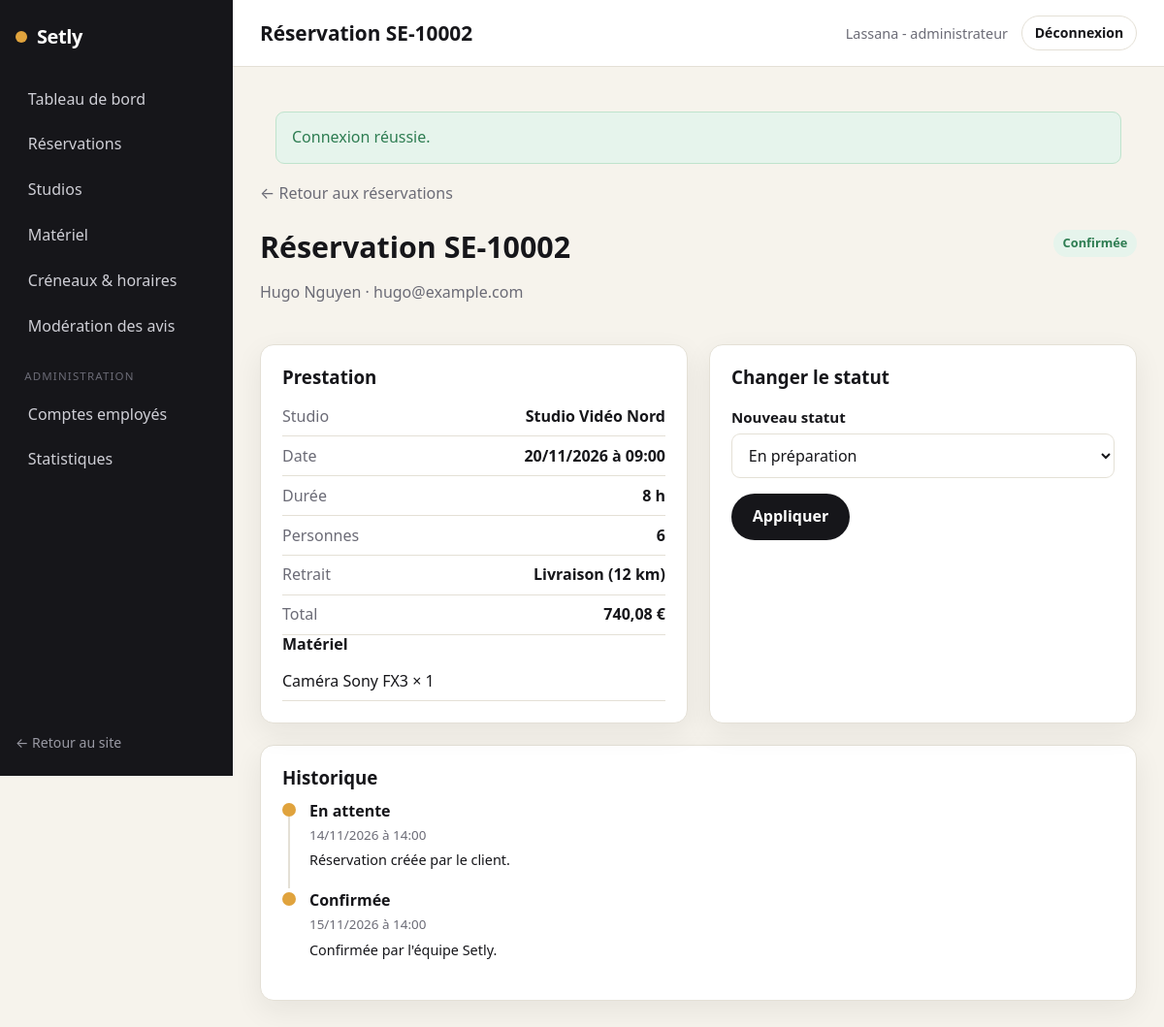
/back-office/reservation/2 (signed in), run on the app's committed database.
### tables this page shows
CREATE TABLE reservation (
    id_reservation      INT AUTO_INCREMENT PRIMARY KEY,
    id_utilisateur      INT NOT NULL,
    id_studio           INT NOT NULL,
    reference           VARCHAR(20) NOT NULL UNIQUE,
    date_tournage       DATE NOT NULL,
    heure_debut         TIME NOT NULL,
    duree_heures        INT NOT NULL,
    nb_personnes        INT NOT NULL,
    mode_retrait        VARCHAR(20) NOT NULL DEFAULT 'sur_place',
    livraison_km        INT NOT NULL DEFAULT 0,
    prix_studio_cents   INT NOT NULL,
    reduction_cents     INT NOT NULL DEFAULT 0,
    prix_materiel_cents INT NOT NULL DEFAULT 0,
    livraison_cents     INT NOT NULL DEFAULT 0,
    total_cents         INT NOT NULL,
    statut              VARCHAR(30) NOT NULL DEFAULT 'en_attente',
    date_creation       DATETIME NOT NULL DEFAULT CURRENT_TIMESTAMP,
    CONSTRAINT fk_resa_utilisateur FOREIGN KEY (id_utilisateur) REFERENCES utilisateur(id_utilisateur),
    CONSTRAINT fk_resa_studio      FOREIGN KEY (id_studio)      REFERENCES studio(id_studio),
    CONSTRAINT chk_statut CHECK (statut IN
        ('en_attente','confirmee','en_preparation','en_cours','terminee','annulee','attente_retour_materiel'))
);

CREATE TABLE utilisateur (
    id_utilisateur     INT AUTO_INCREMENT PRIMARY KEY,
    id_role            INT NOT NULL,
    nom                VARCHAR(80)  NOT NULL,
    prenom             VARCHAR(80)  NOT NULL,
    email              VARCHAR(180) NOT NULL UNIQUE,
    mot_de_passe_hash  VARCHAR(255) NOT NULL,
    telephone          VARCHAR(20),
    email_verifie      TINYINT(1) NOT NULL DEFAULT 0,
    actif              TINYINT(1) NOT NULL DEFAULT 1,
    date_creation      DATETIME NOT NULL DEFAULT CURRENT_TIMESTAMP,
    CONSTRAINT fk_utilisateur_role FOREIGN KEY (id_role) REFERENCES role(id_role)
);

CREATE TABLE studio (
    id_studio           INT AUTO_INCREMENT PRIMARY KEY,
    id_type             INT NOT NULL,
    nom                 VARCHAR(120) NOT NULL,
    description         TEXT,
    capacite            INT NOT NULL,
    surface_m2          INT,
    tarif_horaire_cents INT NOT NULL,
    duree_min_heures    INT NOT NULL DEFAULT 2,
    conditions          TEXT,
    actif               TINYINT(1) NOT NULL DEFAULT 1,
    CONSTRAINT fk_studio_type FOREIGN KEY (id_type) REFERENCES type_studio(id_type)
);

CREATE TABLE reservation_materiel (
    id_reservation      INT NOT NULL,
    id_materiel         INT NOT NULL,
    quantite            INT NOT NULL DEFAULT 1,
    prix_unitaire_cents INT NOT NULL,
    PRIMARY KEY (id_reservation, id_materiel),
    CONSTRAINT fk_rm_reservation FOREIGN KEY (id_reservation) REFERENCES reservation(id_reservation) ON DELETE CASCADE,
    CONSTRAINT fk_rm_materiel    FOREIGN KEY (id_materiel)    REFERENCES materiel(id_materiel)
);

CREATE TABLE materiel (
    id_materiel         INT AUTO_INCREMENT PRIMARY KEY,
    nom                 VARCHAR(120) NOT NULL,
    description         TEXT,
    prix_unitaire_cents INT NOT NULL,
    actif               TINYINT(1) NOT NULL DEFAULT 1
);

CREATE TABLE reservation_suivi (
    id_suivi        INT AUTO_INCREMENT PRIMARY KEY,
    id_reservation  INT NOT NULL,
    statut          VARCHAR(30) NOT NULL,
    date_changement DATETIME NOT NULL DEFAULT CURRENT_TIMESTAMP,
    commentaire     TEXT,
    CONSTRAINT fk_suivi_reservation FOREIGN KEY (id_reservation) REFERENCES reservation(id_reservation) ON DELETE CASCADE
);

### src/Controller/Controller.php (called while the page is built, shortened)
<?php
abstract class Controller
{
    protected function view(string $template, array $data = [], string $layout = 'layouts/main'): void
    {
        View::render($template, $data, $layout);
    }
}

### src/Controller/EmployeController.php (called while the page is built, shortened)
<?php
final class EmployeController extends Controller
{
    public function reservationDetail(Request $request, string $id): void
    {
        $resa = Reservation::find((int) $id);
        $from = $resa['statut'];
        $transitions = array_filter(
            array_keys(ReservationService::LABELS),
            static fn ($to) => ReservationService::canTransition($from, $to)
        );
        $this->view('backoffice/reservation_detail', [
            'title'       => 'Réservation ' . $resa['reference'],
            'resa'        => $resa,
            'materiels'   => Reservation::materiels((int) $id),
            'suivi'       => ReservationSuivi::forReservation((int) $id),
            'statuts'     => ReservationService::LABELS,
            'transitions' => $transitions,
        ], 'layouts/backoffice');
    }
}

### public/index.php (called while the page is built, shortened)
<?php
require __DIR__ . '/../src/bootstrap.php';
$routes = require __DIR__ . '/../config/routes.php';
$router = new Router($routes);
$router->dispatch(
    $_SERVER['REQUEST_METHOD'],
    parse_url($_SERVER['REQUEST_URI'], PHP_URL_PATH) ?: '/'
);

### src/bootstrap.php (called while the page is built, shortened)
<?php
spl_autoload_register(static function (string $class): void {
    $prefix  = 'App\\';
    $baseDir = __DIR__ . '/';
    $relative = substr($class, strlen($prefix));
    $file     = $baseDir . str_replace('\\', '/', $relative) . '.php';
});
App\Core\Config::load(require __DIR__ . '/../config/config.php');
require __DIR__ . '/helpers.php';

### src/Core/Config.php (called while the page is built, shortened)
<?php
final class Config
{
    private static array $items = [];
    public static function load(array $items): void
    {
        self::$items = $items;
    }
    public static function get(string $key, mixed $default = null): mixed
    {
        $segments = explode('.', $key);
        $value    = self::$items;
        foreach ($segments as $segment) {
            if (is_array($value) && array_key_exists($segment, $value)) {
                $value = $value[$segment];
            } else {
                return $default;
            }
        }
        return $value;
    }
}

### src/Core/Database.php (called while the page is built, shortened)
<?php
final class Database
{
    private static ?PDO $pdo = null;
    public static function connection(): PDO
    {
        if (self::$pdo instanceof PDO) {
            return self::$pdo;
        }
        $host = Config::get('db.host');
        $port = Config::get('db.port');
        $name = Config::get('db.name');
        $dsn  = "mysql:host={$host};port={$port};dbname={$name};charset=utf8mb4";
        $options = [
            PDO::ATTR_ERRMODE            => PDO::ERRMODE_EXCEPTION,
            PDO::ATTR_DEFAULT_FETCH_MODE => PDO::FETCH_ASSOC,
            PDO::ATTR_EMULATE_PREPARES   => false,
        ];
        $ca = (string) Config::get('db.ssl_ca');
        try {
            self::$pdo = new PDO($dsn, Config::get('db.user'), Config::get('db.pass'), $options);
        } catch (PDOException $e) {
            http_response_code(500);
            exit('Connexion à la base de données impossible.');
        }
        return self::$pdo;
    }
}

### src/Model/Reservation.php (called while the page is built, shortened)
<?php
final class Reservation
{
    public static function find(int $id): ?array
    {
        $stmt = Database::connection()->prepare(
            "SELECT r.*, s.nom AS studio_nom, t.libelle AS type_libelle,
                    u.nom AS client_nom, u.prenom AS client_prenom, u.email AS client_email
             FROM reservation r
             JOIN studio s ON s.id_studio = r.id_studio
             JOIN type_studio t ON t.id_type = s.id_type
             JOIN utilisateur u ON u.id_utilisateur = r.id_utilisateur
             WHERE r.id_reservation = :id"
        );
        $stmt->execute([':id' => $id]);
        return $stmt->fetch() ?: null;
    }
    public static function materiels(int $idReservation): array
    {
        $stmt = Database::connection()->prepare(
            "SELECT rm.*, m.nom FROM reservation_materiel rm
             JOIN materiel m ON m.id_materiel = rm.id_materiel
             WHERE rm.id_reservation = :id"
        );
        $stmt->execute([':id' => $idReservation]);
        return $stmt->fetchAll();
    }
}

### src/Core/Security.php (called while the page is built, shortened)
<?php
final class Security
{
    public static function e(?string $value): string
    {
        return htmlspecialchars((string) $value, ENT_QUOTES, 'UTF-8');
    }
}

### src/helpers.php (called while the page is built, shortened)
<?php
if (!function_exists('e')) {
    function e(?string $value): string
    {
        return Security::e($value);
    }
}
if (!function_exists('price')) {
    function price(int $cents): string
    {
        return TarifService::format($cents);
    }
}

### src/Service/ReservationService.php (called while the page is built, shortened)
<?php
final class ReservationService
{
    public static function canTransition(string $from, string $to): bool
    {
        return in_array($to, self::TRANSITIONS[$from] ?? [], true);
    }
    public static function statutLabel(string $statut): string
    {
        return self::LABELS[$statut] ?? $statut;
    }
}

### src/Service/TarifService.php (called while the page is built, shortened)
<?php
final class TarifService
{
    public static function format(int $cents): string
    {
        return number_format($cents / 100, 2, ',', ' ') . ' €';
    }
}

### src/Model/ReservationSuivi.php (called while the page is built, shortened)
<?php
final class ReservationSuivi
{
    public static function forReservation(int $idReservation): array
    {
        $stmt = Database::connection()->prepare(
            "SELECT * FROM reservation_suivi WHERE id_reservation = :id ORDER BY date_changement"
        );
        $stmt->execute([':id' => $idReservation]);
        return $stmt->fetchAll();
    }
}

### views/backoffice/reservation_detail.php (the view, shortened to what this page needs)
<a class="link-back" href="/back-office/reservations">← Retour aux réservations</a>
<div class="detail-head">
    <div>
        <h2>Réservation <?= e($resa['reference']) ?></h2>
        <p class="muted"><?= e($resa['client_prenom'] . ' ' . $resa['client_nom']) ?> · <?= e($resa['client_email']) ?></p>
    </div>
    <span class="status status--<?= e($resa['statut']) ?>"><?= e(ReservationService::statutLabel($resa['statut'])) ?></span>
</div>
<div class="detail-grid">
    <div class="card detail-block">
        <h3>Prestation</h3>
        <dl class="data-list">
            <div><dt>Studio</dt><dd><?= e($resa['studio_nom']) ?></dd></div>
            <div><dt>Date</dt><dd><?= e(date('d/m/Y', strtotime($resa['date_tournage']))) ?> à <?= e(substr((string) $resa['heure_debut'], 0, 5)) ?></dd></div>
            <div><dt>Durée</dt><dd><?= (int) $resa['duree_heures'] ?> h</dd></div>
            <div><dt>Personnes</dt><dd><?= (int) $resa['nb_personnes'] ?></dd></div>
            <div><dt>Retrait</dt><dd><?= $resa['mode_retrait'] === 'livraison' ? 'Livraison (' . (int) $resa['livraison_km'] . ' km)' : 'Sur place' ?></dd></div>
            <div><dt>Total</dt><dd><strong><?= price((int) $resa['total_cents']) ?></strong></dd></div>
        </dl>
        <?php if ($materiels): ?>
            <h4>Matériel</h4>
            <ul class="list-mini">
                <?php foreach ($materiels as $m): ?>
                    <li><?= e($m['nom']) ?> × <?= (int) $m['quantite'] ?></li>
                <?php endforeach; ?>
            </ul>
        <?php endif; ?>
    </div>
    <div class="card detail-block">
        <h3>Changer le statut</h3>
        <?php if ($transitions): ?>
            <form action="/back-office/reservation/<?= (int) $resa['id_reservation'] ?>/statut" method="post" class="form" id="form-statut" data-validate novalidate>
                <div class="field">
                    <label for="statut">Nouveau statut</label>
                    <select id="statut" name="statut" data-statut-select>
                        <?php foreach ($transitions as $to): ?>
                            <option value="<?= e($to) ?>"><?= e($statuts[$to]) ?></option>
                        <?php endforeach; ?>
                    </select>
                </div>
                <button type="submit" class="btn btn--primary">Appliquer</button>
            </form>
        <?php else: ?>
            <p class="muted">Aucune transition possible depuis ce statut (<?= e(ReservationService::statutLabel($resa['statut'])) ?>).</p>
        <?php endif; ?>
    </div>
</div>
<div class="card detail-block">
    <h3>Historique</h3>
    <ol class="timeline">
        <?php foreach ($suivi as $etape): ?>
            <li class="timeline__item">
                <span class="timeline__dot" aria-hidden="true"></span>
                <div>
                    <p class="timeline__status"><?= e(ReservationService::statutLabel($etape['statut'])) ?></p>
                    <p class="timeline__date"><?= e(date('d/m/Y à H:i', strtotime($etape['date_changement']))) ?></p>
                    <?php if ($etape['commentaire']): ?><p class="timeline__comment"><?= e($etape['commentaire']) ?></p><?php endif; ?>
                </div>
            </li>
        <?php endforeach; ?>
    </ol>
</div>

### src/Core/Router.php (shortened to what this page needs)
<?php
final class Router
{
    public function dispatch(string $method, string $path): void
    {
        $path = rtrim($path, '/') ?: '/';
        foreach ($this->routes as [$routeMethod, $routePath, $handler, $access]) {
            if ($routeMethod !== $method) {
                continue;
            }
            $pattern = $this->toRegex($routePath);
            if (preg_match($pattern, $path, $matches)) {
                $params = array_filter(
                    $matches,
                    static fn ($k) => !is_int($k),
                    ARRAY_FILTER_USE_KEY
                );
                [$class, $action] = explode('@', $handler);
                $controller = new $fqcn();
                $controller->$action(new Request(), ...array_values($params));
                return;
            }
        }
    }
    private function toRegex(string $path): string
    {
        $regex = preg_replace('#\{([a-zA-Z_]+)\}#', '(?P<$1>[^/]+)', $path);
        return '#^' . $regex . '$#';
    }
}

### data on the page
reservation: reference "SE-10002", id_utilisateur.nom "Hugo Nguyen", id_utilisateur.email "hugo@example.com", statut "Confirmée", id_studio.nom "Studio Vidéo Nord", date_tournage "20/11/2026", heure_debut "09:00", duree_heures "8", nb_personnes "6", livraison_km "12", total_cents "740,08 €"
reservation_materiel: id_materiel.nom "Caméra Sony FX3", quantite "1"
reservation_suivi: statut "En attente", date_changement "14/11/2026 à 14:00", commentaire "Réservation créée par le client."
reservation_suivi: statut "Confirmée", date_changement "15/11/2026 à 14:00", commentaire "Confirmée par l'équipe Setly."

### other printed values
$f['message'] "Connexion réussie."
form field statut "En préparation"
